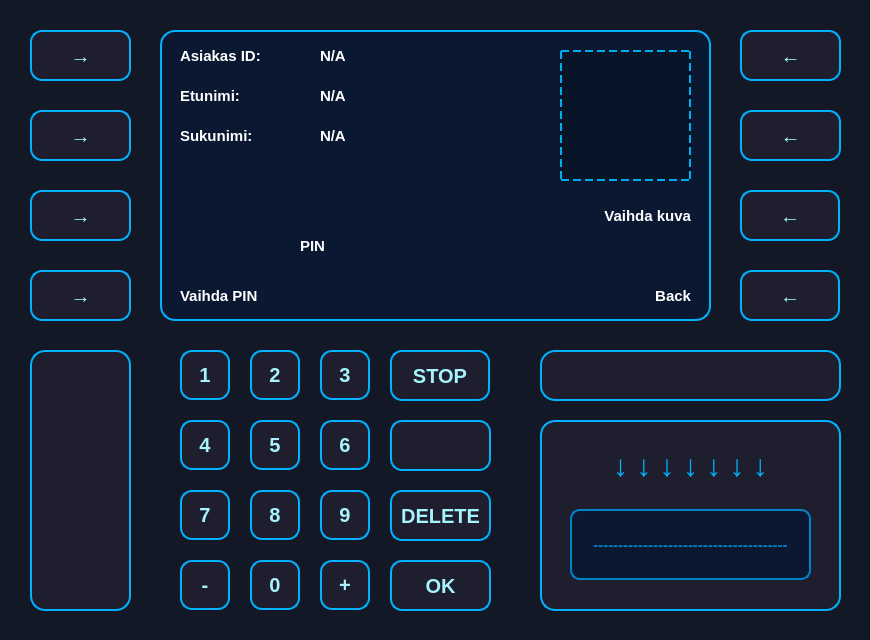
<?xml version="1.0" encoding="UTF-8"?>
<ui version="4.0">
 <class>CustomerData</class>
 <widget class="QDialog" name="CustomerData">
  <property name="geometry">
   <rect>
    <x>0</x>
    <y>0</y>
    <width>870</width>
    <height>640</height>
   </rect>
  </property>
  <property name="windowTitle">
   <string>Dialog</string>
  </property>
  <property name="styleSheet">
   <string notr="true">QDialog, QWidget {
    background-color: #121826;
}</string>
  </property>
  <widget class="QLabel" name="labelData">
   <property name="geometry">
    <rect>
     <x>180</x>
     <y>30</y>
     <width>131</width>
     <height>51</height>
    </rect>
   </property>
   <property name="styleSheet">
    <string notr="true">font-size: 15px;
color: white;
font-weight: bold;
background-color: transparent;
text-transform: uppercase;</string>
   </property>
   <property name="text">
    <string>Asiakas ID:</string>
   </property>
   <property name="alignment">
    <set>Qt::AlignmentFlag::AlignLeading|Qt::AlignmentFlag::AlignLeft|Qt::AlignmentFlag::AlignVCenter</set>
   </property>
  </widget>
  <widget class="QLabel" name="labelData_2">
   <property name="geometry">
    <rect>
     <x>180</x>
     <y>110</y>
     <width>131</width>
     <height>51</height>
    </rect>
   </property>
   <property name="styleSheet">
    <string notr="true">font-size: 15px;
color: white;
font-weight: bold;
background-color: transparent;
text-transform: uppercase;</string>
   </property>
   <property name="text">
    <string>Sukunimi:</string>
   </property>
   <property name="alignment">
    <set>Qt::AlignmentFlag::AlignLeading|Qt::AlignmentFlag::AlignLeft|Qt::AlignmentFlag::AlignVCenter</set>
   </property>
  </widget>
  <widget class="QLabel" name="labelData_3">
   <property name="geometry">
    <rect>
     <x>180</x>
     <y>70</y>
     <width>131</width>
     <height>51</height>
    </rect>
   </property>
   <property name="styleSheet">
    <string notr="true">font-size: 15px;
color: white;
font-weight: bold;
background-color: transparent;
text-transform: uppercase;</string>
   </property>
   <property name="text">
    <string>Etunimi:</string>
   </property>
   <property name="alignment">
    <set>Qt::AlignmentFlag::AlignLeading|Qt::AlignmentFlag::AlignLeft|Qt::AlignmentFlag::AlignVCenter</set>
   </property>
  </widget>
  <widget class="QLabel" name="labelID">
   <property name="geometry">
    <rect>
     <x>320</x>
     <y>40</y>
     <width>161</width>
     <height>31</height>
    </rect>
   </property>
   <property name="styleSheet">
    <string notr="true">font-size: 15px;
color: white;
font-weight: bold;
background-color: transparent;
text-transform: uppercase;</string>
   </property>
   <property name="text">
    <string>N/A</string>
   </property>
  </widget>
  <widget class="QLabel" name="labelFname">
   <property name="geometry">
    <rect>
     <x>320</x>
     <y>80</y>
     <width>161</width>
     <height>31</height>
    </rect>
   </property>
   <property name="styleSheet">
    <string notr="true">font-size: 15px;
color: white;
font-weight: bold;
background-color: transparent;
text-transform: uppercase;</string>
   </property>
   <property name="text">
    <string>N/A</string>
   </property>
  </widget>
  <widget class="QLabel" name="labelLname">
   <property name="geometry">
    <rect>
     <x>320</x>
     <y>120</y>
     <width>161</width>
     <height>31</height>
    </rect>
   </property>
   <property name="styleSheet">
    <string notr="true">font-size: 15px;
color: white;
font-weight: bold;
background-color: transparent;
text-transform: uppercase;</string>
   </property>
   <property name="text">
    <string>N/A</string>
   </property>
  </widget>
  <widget class="QPushButton" name="btnBack">
   <property name="geometry">
    <rect>
     <x>740</x>
     <y>270</y>
     <width>100</width>
     <height>51</height>
    </rect>
   </property>
   <property name="styleSheet">
    <string notr="true">QPushButton {
    background-color: #1E1E2E;
    color: #A5F3FC;
    font-size: 20px;
    font-weight: bold;
    border: 2px solid #00B2FF;
    border-radius: 12px;
    padding: 10px;
    box-shadow: 0px 4px 10px rgba(0, 178, 255, 0.3);
    transition: all 0.2s ease-in-out;
}

QPushButton:hover {
    background-color: #00B2FF;
    color: #1E1E2E;
    border: 2px solid #A5F3FC;
    box-shadow: 0px 4px 15px rgba(165, 243, 252, 0.6);
    transform: scale(1.05);
}

QPushButton:pressed {
    background-color: #0084C9;
    color: #FFFFFF;
    box-shadow: inset 0px 4px 8px rgba(0, 0, 0, 0.5);
    transform: scale(0.95);
}
</string>
   </property>
   <property name="text">
    <string>←</string>
   </property>
  </widget>
  <widget class="QLabel" name="lblThumbnail">
   <property name="geometry">
    <rect>
     <x>560</x>
     <y>50</y>
     <width>131</width>
     <height>131</height>
    </rect>
   </property>
   <property name="styleSheet">
    <string notr="true">QLabel#lblThumbnail {
    border: 2px dashed #00AEEF;
    background-color: rgba(0, 0, 0, 50);
    color: #00AEEF;
    font: bold 16px Arial;
    qproperty-alignment: AlignCenter;
    background: qradialgradient(
        cx:0.5, cy:0.3, radius: 0.2, 
        stop:0 #00AEEF, stop:1 transparent
    ),
    qradialgradient(
        cx:0.5, cy:0.7, radius: 0.4, 
        stop:0 #00AEEF, stop:1 transparent
    );
}
</string>
   </property>
   <property name="text">
    <string/>
   </property>
  </widget>
  <widget class="QPushButton" name="btnUploadThumbnail">
   <property name="geometry">
    <rect>
     <x>740</x>
     <y>190</y>
     <width>100</width>
     <height>51</height>
    </rect>
   </property>
   <property name="styleSheet">
    <string notr="true">QPushButton {
    background-color: #1E1E2E;
    color: #A5F3FC;
    font-size: 20px;
    font-weight: bold;
    border: 2px solid #00B2FF;
    border-radius: 12px;
    padding: 10px;
    box-shadow: 0px 4px 10px rgba(0, 178, 255, 0.3);
    transition: all 0.2s ease-in-out;
}

QPushButton:hover {
    background-color: #00B2FF;
    color: #1E1E2E;
    border: 2px solid #A5F3FC;
    box-shadow: 0px 4px 15px rgba(165, 243, 252, 0.6);
    transform: scale(1.05);
}

QPushButton:pressed {
    background-color: #0084C9;
    color: #FFFFFF;
    box-shadow: inset 0px 4px 8px rgba(0, 0, 0, 0.5);
    transform: scale(0.95);
}
</string>
   </property>
   <property name="text">
    <string>←</string>
   </property>
  </widget>
  <widget class="QPushButton" name="btnOK">
   <property name="geometry">
    <rect>
     <x>390</x>
     <y>560</y>
     <width>101</width>
     <height>51</height>
    </rect>
   </property>
   <property name="layoutDirection">
    <enum>Qt::LayoutDirection::LeftToRight</enum>
   </property>
   <property name="styleSheet">
    <string notr="true">QPushButton {
    background-color: #1E1E2E;
    color: #A5F3FC;
    font-size: 20px;
    font-weight: bold;
    border: 2px solid #00B2FF;
    border-radius: 12px;
    padding: 10px;
    box-shadow: 0px 4px 10px rgba(0, 178, 255, 0.3);
    transition: all 0.2s ease-in-out;
}

QPushButton:hover {
    background-color: #00B2FF;
    color: #1E1E2E;
    border: 2px solid #A5F3FC;
    box-shadow: 0px 4px 15px rgba(165, 243, 252, 0.6);
    transform: scale(1.05);
}

QPushButton:pressed {
    background-color: #0084C9;
    color: #FFFFFF;
    box-shadow: inset 0px 4px 8px rgba(0, 0, 0, 0.5);
    transform: scale(0.95);
}
</string>
   </property>
   <property name="text">
    <string>OK</string>
   </property>
  </widget>
  <widget class="QPushButton" name="btn_4">
   <property name="geometry">
    <rect>
     <x>180</x>
     <y>420</y>
     <width>50</width>
     <height>50</height>
    </rect>
   </property>
   <property name="font">
    <font>
     <pointsize>-1</pointsize>
     <bold>true</bold>
     <kerning>true</kerning>
    </font>
   </property>
   <property name="styleSheet">
    <string notr="true">QPushButton {
    background-color: #1E1E2E;
    color: #A5F3FC;
    font-size: 20px;
    font-weight: bold;
    border: 2px solid #00B2FF;
    border-radius: 12px;
    padding: 10px;
    box-shadow: 0px 4px 10px rgba(0, 178, 255, 0.3);
    transition: all 0.2s ease-in-out;
}

QPushButton:hover {
    background-color: #00B2FF;
    color: #1E1E2E;
    border: 2px solid #A5F3FC;
    box-shadow: 0px 4px 15px rgba(165, 243, 252, 0.6);
    transform: scale(1.05);
}

QPushButton:pressed {
    background-color: #0084C9;
    color: #FFFFFF;
    box-shadow: inset 0px 4px 8px rgba(0, 0, 0, 0.5);
    transform: scale(0.95);
}
</string>
   </property>
   <property name="text">
    <string>4</string>
   </property>
  </widget>
  <widget class="QListWidget" name="listWidget">
   <property name="geometry">
    <rect>
     <x>160</x>
     <y>30</y>
     <width>551</width>
     <height>291</height>
    </rect>
   </property>
   <property name="styleSheet">
    <string notr="true">QListWidget {
    background-color: #0A1931;
    border: 2px solid #00B2FF;
    border-radius: 15px;
    padding: 10px;
    color: #A5F3FC;
    font-size: 18px;
    font-weight: bold;
}
</string>
   </property>
  </widget>
  <widget class="QLabel" name="cardSlot">
   <property name="geometry">
    <rect>
     <x>540</x>
     <y>420</y>
     <width>301</width>
     <height>191</height>
    </rect>
   </property>
   <property name="styleSheet">
    <string notr="true">QLabel#cardSlot {
    background-color: #1E1E2E;
    border: 2px solid #00B2FF;
    border-radius: 15px;
    min-width: 160px;
    min-height: 60px;
    text-align: center;
    color: #A5F3FC;
    font-size: 16px;
    font-weight: bold;
    box-shadow: inset 0px 5px 10px rgba(0, 0, 0, 0.6);
}
</string>
   </property>
   <property name="text">
    <string/>
   </property>
  </widget>
  <widget class="QPushButton" name="btn_7">
   <property name="geometry">
    <rect>
     <x>180</x>
     <y>490</y>
     <width>50</width>
     <height>50</height>
    </rect>
   </property>
   <property name="font">
    <font>
     <pointsize>-1</pointsize>
     <bold>true</bold>
     <kerning>true</kerning>
    </font>
   </property>
   <property name="styleSheet">
    <string notr="true">QPushButton {
    background-color: #1E1E2E;
    color: #A5F3FC;
    font-size: 20px;
    font-weight: bold;
    border: 2px solid #00B2FF;
    border-radius: 12px;
    padding: 10px;
    box-shadow: 0px 4px 10px rgba(0, 178, 255, 0.3);
    transition: all 0.2s ease-in-out;
}

QPushButton:hover {
    background-color: #00B2FF;
    color: #1E1E2E;
    border: 2px solid #A5F3FC;
    box-shadow: 0px 4px 15px rgba(165, 243, 252, 0.6);
    transform: scale(1.05);
}

QPushButton:pressed {
    background-color: #0084C9;
    color: #FFFFFF;
    box-shadow: inset 0px 4px 8px rgba(0, 0, 0, 0.5);
    transform: scale(0.95);
}
</string>
   </property>
   <property name="text">
    <string>7</string>
   </property>
  </widget>
  <widget class="QPushButton" name="btn_10">
   <property name="geometry">
    <rect>
     <x>320</x>
     <y>560</y>
     <width>50</width>
     <height>50</height>
    </rect>
   </property>
   <property name="font">
    <font>
     <pointsize>-1</pointsize>
     <bold>true</bold>
     <kerning>true</kerning>
    </font>
   </property>
   <property name="styleSheet">
    <string notr="true">QPushButton {
    background-color: #1E1E2E;
    color: #A5F3FC;
    font-size: 20px;
    font-weight: bold;
    border: 2px solid #00B2FF;
    border-radius: 12px;
    padding: 10px;
    box-shadow: 0px 4px 10px rgba(0, 178, 255, 0.3);
    transition: all 0.2s ease-in-out;
}

QPushButton:hover {
    background-color: #00B2FF;
    color: #1E1E2E;
    border: 2px solid #A5F3FC;
    box-shadow: 0px 4px 15px rgba(165, 243, 252, 0.6);
    transform: scale(1.05);
}

QPushButton:pressed {
    background-color: #0084C9;
    color: #FFFFFF;
    box-shadow: inset 0px 4px 8px rgba(0, 0, 0, 0.5);
    transform: scale(0.95);
}
</string>
   </property>
   <property name="text">
    <string>+</string>
   </property>
  </widget>
  <widget class="QPushButton" name="btnEmpty_3">
   <property name="geometry">
    <rect>
     <x>740</x>
     <y>30</y>
     <width>101</width>
     <height>51</height>
    </rect>
   </property>
   <property name="layoutDirection">
    <enum>Qt::LayoutDirection::LeftToRight</enum>
   </property>
   <property name="autoFillBackground">
    <bool>false</bool>
   </property>
   <property name="styleSheet">
    <string notr="true">QPushButton {
    background-color: #1E1E2E;
    color: #A5F3FC;
    font-size: 20px;
    font-weight: bold;
    border: 2px solid #00B2FF;
    border-radius: 12px;
    padding: 10px;
    box-shadow: 0px 4px 10px rgba(0, 178, 255, 0.3);
    transition: all 0.2s ease-in-out;
}

QPushButton:hover {
    background-color: #00B2FF;
    color: #1E1E2E;
    border: 2px solid #A5F3FC;
    box-shadow: 0px 4px 15px rgba(165, 243, 252, 0.6);
    transform: scale(1.05);
}

QPushButton:pressed {
    background-color: #0084C9;
    color: #FFFFFF;
    box-shadow: inset 0px 4px 8px rgba(0, 0, 0, 0.5);
    transform: scale(0.95);
}
</string>
   </property>
   <property name="text">
    <string>←</string>
   </property>
  </widget>
  <widget class="QPushButton" name="btnPIN">
   <property name="geometry">
    <rect>
     <x>30</x>
     <y>270</y>
     <width>101</width>
     <height>51</height>
    </rect>
   </property>
   <property name="layoutDirection">
    <enum>Qt::LayoutDirection::LeftToRight</enum>
   </property>
   <property name="autoFillBackground">
    <bool>false</bool>
   </property>
   <property name="styleSheet">
    <string notr="true">QPushButton {
    background-color: #1E1E2E;
    color: #A5F3FC;
    font-size: 20px;
    font-weight: bold;
    border: 2px solid #00B2FF;
    border-radius: 12px;
    padding: 10px;
    box-shadow: 0px 4px 10px rgba(0, 178, 255, 0.3);
    transition: all 0.2s ease-in-out;
}

QPushButton:hover {
    background-color: #00B2FF;
    color: #1E1E2E;
    border: 2px solid #A5F3FC;
    box-shadow: 0px 4px 15px rgba(165, 243, 252, 0.6);
    transform: scale(1.05);
}

QPushButton:pressed {
    background-color: #0084C9;
    color: #FFFFFF;
    box-shadow: inset 0px 4px 8px rgba(0, 0, 0, 0.5);
    transform: scale(0.95);
}
</string>
   </property>
   <property name="text">
    <string>→</string>
   </property>
  </widget>
  <widget class="QPushButton" name="btnEmpty_5">
   <property name="geometry">
    <rect>
     <x>30</x>
     <y>110</y>
     <width>101</width>
     <height>51</height>
    </rect>
   </property>
   <property name="layoutDirection">
    <enum>Qt::LayoutDirection::LeftToRight</enum>
   </property>
   <property name="autoFillBackground">
    <bool>false</bool>
   </property>
   <property name="styleSheet">
    <string notr="true">QPushButton {
    background-color: #1E1E2E;
    color: #A5F3FC;
    font-size: 20px;
    font-weight: bold;
    border: 2px solid #00B2FF;
    border-radius: 12px;
    padding: 10px;
    box-shadow: 0px 4px 10px rgba(0, 178, 255, 0.3);
    transition: all 0.2s ease-in-out;
}

QPushButton:hover {
    background-color: #00B2FF;
    color: #1E1E2E;
    border: 2px solid #A5F3FC;
    box-shadow: 0px 4px 15px rgba(165, 243, 252, 0.6);
    transform: scale(1.05);
}

QPushButton:pressed {
    background-color: #0084C9;
    color: #FFFFFF;
    box-shadow: inset 0px 4px 8px rgba(0, 0, 0, 0.5);
    transform: scale(0.95);
}
</string>
   </property>
   <property name="text">
    <string>→</string>
   </property>
  </widget>
  <widget class="QPushButton" name="btn_1">
   <property name="geometry">
    <rect>
     <x>180</x>
     <y>350</y>
     <width>50</width>
     <height>50</height>
    </rect>
   </property>
   <property name="font">
    <font>
     <pointsize>-1</pointsize>
     <bold>true</bold>
     <kerning>true</kerning>
    </font>
   </property>
   <property name="styleSheet">
    <string notr="true">QPushButton {
    background-color: #1E1E2E;
    color: #A5F3FC;
    font-size: 20px;
    font-weight: bold;
    border: 2px solid #00B2FF;
    border-radius: 12px;
    padding: 10px;
    box-shadow: 0px 4px 10px rgba(0, 178, 255, 0.3);
    transition: all 0.2s ease-in-out;
}

QPushButton:hover {
    background-color: #00B2FF;
    color: #1E1E2E;
    border: 2px solid #A5F3FC;
    box-shadow: 0px 4px 15px rgba(165, 243, 252, 0.6);
    transform: scale(1.05);
}

QPushButton:pressed {
    background-color: #0084C9;
    color: #FFFFFF;
    box-shadow: inset 0px 4px 8px rgba(0, 0, 0, 0.5);
    transform: scale(0.95);
}
</string>
   </property>
   <property name="text">
    <string>1</string>
   </property>
  </widget>
  <widget class="QPushButton" name="btnEmpty_4">
   <property name="geometry">
    <rect>
     <x>30</x>
     <y>30</y>
     <width>101</width>
     <height>51</height>
    </rect>
   </property>
   <property name="layoutDirection">
    <enum>Qt::LayoutDirection::LeftToRight</enum>
   </property>
   <property name="autoFillBackground">
    <bool>false</bool>
   </property>
   <property name="styleSheet">
    <string notr="true">QPushButton {
    background-color: #1E1E2E;
    color: #A5F3FC;
    font-size: 20px;
    font-weight: bold;
    border: 2px solid #00B2FF;
    border-radius: 12px;
    padding: 10px;
    box-shadow: 0px 4px 10px rgba(0, 178, 255, 0.3);
    transition: all 0.2s ease-in-out;
}

QPushButton:hover {
    background-color: #00B2FF;
    color: #1E1E2E;
    border: 2px solid #A5F3FC;
    box-shadow: 0px 4px 15px rgba(165, 243, 252, 0.6);
    transform: scale(1.05);
}

QPushButton:pressed {
    background-color: #0084C9;
    color: #FFFFFF;
    box-shadow: inset 0px 4px 8px rgba(0, 0, 0, 0.5);
    transform: scale(0.95);
}
</string>
   </property>
   <property name="text">
    <string>→</string>
   </property>
  </widget>
  <widget class="QPushButton" name="btn_15">
   <property name="geometry">
    <rect>
     <x>390</x>
     <y>420</y>
     <width>101</width>
     <height>51</height>
    </rect>
   </property>
   <property name="font">
    <font>
     <pointsize>-1</pointsize>
     <bold>true</bold>
     <kerning>true</kerning>
    </font>
   </property>
   <property name="styleSheet">
    <string notr="true">QPushButton {
    background-color: #1E1E2E;
    color: #A5F3FC;
    font-size: 20px;
    font-weight: bold;
    border: 2px solid #00B2FF;
    border-radius: 12px;
    padding: 10px;
    box-shadow: 0px 4px 10px rgba(0, 178, 255, 0.3);
    transition: all 0.2s ease-in-out;
}

QPushButton:hover {
    background-color: #00B2FF;
    color: #1E1E2E;
    border: 2px solid #A5F3FC;
    box-shadow: 0px 4px 15px rgba(165, 243, 252, 0.6);
    transform: scale(1.05);
}

QPushButton:pressed {
    background-color: #0084C9;
    color: #FFFFFF;
    box-shadow: inset 0px 4px 8px rgba(0, 0, 0, 0.5);
    transform: scale(0.95);
}
</string>
   </property>
   <property name="text">
    <string/>
   </property>
  </widget>
  <widget class="QPushButton" name="btnEmpty_2">
   <property name="geometry">
    <rect>
     <x>740</x>
     <y>110</y>
     <width>101</width>
     <height>51</height>
    </rect>
   </property>
   <property name="layoutDirection">
    <enum>Qt::LayoutDirection::LeftToRight</enum>
   </property>
   <property name="autoFillBackground">
    <bool>false</bool>
   </property>
   <property name="styleSheet">
    <string notr="true">QPushButton {
    background-color: #1E1E2E;
    color: #A5F3FC;
    font-size: 20px;
    font-weight: bold;
    border: 2px solid #00B2FF;
    border-radius: 12px;
    padding: 10px;
    box-shadow: 0px 4px 10px rgba(0, 178, 255, 0.3);
    transition: all 0.2s ease-in-out;
}

QPushButton:hover {
    background-color: #00B2FF;
    color: #1E1E2E;
    border: 2px solid #A5F3FC;
    box-shadow: 0px 4px 15px rgba(165, 243, 252, 0.6);
    transform: scale(1.05);
}

QPushButton:pressed {
    background-color: #0084C9;
    color: #FFFFFF;
    box-shadow: inset 0px 4px 8px rgba(0, 0, 0, 0.5);
    transform: scale(0.95);
}
</string>
   </property>
   <property name="text">
    <string>←</string>
   </property>
  </widget>
  <widget class="QLabel" name="cardSlot_2">
   <property name="geometry">
    <rect>
     <x>540</x>
     <y>350</y>
     <width>301</width>
     <height>51</height>
    </rect>
   </property>
   <property name="styleSheet">
    <string notr="true">QLabel#cardSlot_2 {
    background-color: #1E1E2E;
    border: 2px solid #00B2FF;
    border-radius: 15px;
    text-align: center;
    color: #A5F3FC;
    font-size: 16px;
    font-weight: bold;
    box-shadow: inset 0px 5px 10px rgba(0, 0, 0, 0.6);
}
</string>
   </property>
   <property name="text">
    <string/>
   </property>
  </widget>
  <widget class="QPushButton" name="btn_9">
   <property name="geometry">
    <rect>
     <x>320</x>
     <y>490</y>
     <width>50</width>
     <height>50</height>
    </rect>
   </property>
   <property name="font">
    <font>
     <pointsize>-1</pointsize>
     <bold>true</bold>
     <kerning>true</kerning>
    </font>
   </property>
   <property name="styleSheet">
    <string notr="true">QPushButton {
    background-color: #1E1E2E;
    color: #A5F3FC;
    font-size: 20px;
    font-weight: bold;
    border: 2px solid #00B2FF;
    border-radius: 12px;
    padding: 10px;
    box-shadow: 0px 4px 10px rgba(0, 178, 255, 0.3);
    transition: all 0.2s ease-in-out;
}

QPushButton:hover {
    background-color: #00B2FF;
    color: #1E1E2E;
    border: 2px solid #A5F3FC;
    box-shadow: 0px 4px 15px rgba(165, 243, 252, 0.6);
    transform: scale(1.05);
}

QPushButton:pressed {
    background-color: #0084C9;
    color: #FFFFFF;
    box-shadow: inset 0px 4px 8px rgba(0, 0, 0, 0.5);
    transform: scale(0.95);
}
</string>
   </property>
   <property name="text">
    <string>9</string>
   </property>
  </widget>
  <widget class="QPushButton" name="btn_11">
   <property name="geometry">
    <rect>
     <x>180</x>
     <y>560</y>
     <width>50</width>
     <height>50</height>
    </rect>
   </property>
   <property name="font">
    <font>
     <pointsize>-1</pointsize>
     <bold>true</bold>
     <kerning>true</kerning>
    </font>
   </property>
   <property name="styleSheet">
    <string notr="true">QPushButton {
    background-color: #1E1E2E;
    color: #A5F3FC;
    font-size: 20px;
    font-weight: bold;
    border: 2px solid #00B2FF;
    border-radius: 12px;
    padding: 10px;
    box-shadow: 0px 4px 10px rgba(0, 178, 255, 0.3);
    transition: all 0.2s ease-in-out;
}

QPushButton:hover {
    background-color: #00B2FF;
    color: #1E1E2E;
    border: 2px solid #A5F3FC;
    box-shadow: 0px 4px 15px rgba(165, 243, 252, 0.6);
    transform: scale(1.05);
}

QPushButton:pressed {
    background-color: #0084C9;
    color: #FFFFFF;
    box-shadow: inset 0px 4px 8px rgba(0, 0, 0, 0.5);
    transform: scale(0.95);
}
</string>
   </property>
   <property name="text">
    <string>-</string>
   </property>
  </widget>
  <widget class="QPushButton" name="btn_2">
   <property name="geometry">
    <rect>
     <x>250</x>
     <y>350</y>
     <width>50</width>
     <height>50</height>
    </rect>
   </property>
   <property name="font">
    <font>
     <pointsize>-1</pointsize>
     <bold>true</bold>
     <kerning>true</kerning>
    </font>
   </property>
   <property name="styleSheet">
    <string notr="true">QPushButton {
    background-color: #1E1E2E;
    color: #A5F3FC;
    font-size: 20px;
    font-weight: bold;
    border: 2px solid #00B2FF;
    border-radius: 12px;
    padding: 10px;
    box-shadow: 0px 4px 10px rgba(0, 178, 255, 0.3);
    transition: all 0.2s ease-in-out;
}

QPushButton:hover {
    background-color: #00B2FF;
    color: #1E1E2E;
    border: 2px solid #A5F3FC;
    box-shadow: 0px 4px 15px rgba(165, 243, 252, 0.6);
    transform: scale(1.05);
}

QPushButton:pressed {
    background-color: #0084C9;
    color: #FFFFFF;
    box-shadow: inset 0px 4px 8px rgba(0, 0, 0, 0.5);
    transform: scale(0.95);
}
</string>
   </property>
   <property name="text">
    <string>2</string>
   </property>
  </widget>
  <widget class="QPushButton" name="btn_0">
   <property name="geometry">
    <rect>
     <x>250</x>
     <y>560</y>
     <width>50</width>
     <height>50</height>
    </rect>
   </property>
   <property name="font">
    <font>
     <pointsize>-1</pointsize>
     <bold>true</bold>
     <kerning>true</kerning>
    </font>
   </property>
   <property name="styleSheet">
    <string notr="true">QPushButton {
    background-color: #1E1E2E;
    color: #A5F3FC;
    font-size: 20px;
    font-weight: bold;
    border: 2px solid #00B2FF;
    border-radius: 12px;
    padding: 10px;
    box-shadow: 0px 4px 10px rgba(0, 178, 255, 0.3);
    transition: all 0.2s ease-in-out;
}

QPushButton:hover {
    background-color: #00B2FF;
    color: #1E1E2E;
    border: 2px solid #A5F3FC;
    box-shadow: 0px 4px 15px rgba(165, 243, 252, 0.6);
    transform: scale(1.05);
}

QPushButton:pressed {
    background-color: #0084C9;
    color: #FFFFFF;
    box-shadow: inset 0px 4px 8px rgba(0, 0, 0, 0.5);
    transform: scale(0.95);
}
</string>
   </property>
   <property name="text">
    <string>0</string>
   </property>
  </widget>
  <widget class="QPushButton" name="btnBack_2">
   <property name="geometry">
    <rect>
     <x>390</x>
     <y>350</y>
     <width>100</width>
     <height>51</height>
    </rect>
   </property>
   <property name="styleSheet">
    <string notr="true">QPushButton {
    background-color: #1E1E2E;
    color: #A5F3FC;
    font-size: 20px;
    font-weight: bold;
    border: 2px solid #00B2FF;
    border-radius: 12px;
    padding: 10px;
    box-shadow: 0px 4px 10px rgba(0, 178, 255, 0.3);
    transition: all 0.2s ease-in-out;
}

QPushButton:hover {
    background-color: #00B2FF;
    color: #1E1E2E;
    border: 2px solid #A5F3FC;
    box-shadow: 0px 4px 15px rgba(165, 243, 252, 0.6);
    transform: scale(1.05);
}

QPushButton:pressed {
    background-color: #0084C9;
    color: #FFFFFF;
    box-shadow: inset 0px 4px 8px rgba(0, 0, 0, 0.5);
    transform: scale(0.95);
}
</string>
   </property>
   <property name="text">
    <string>STOP</string>
   </property>
  </widget>
  <widget class="QPushButton" name="btnEmpty_6">
   <property name="geometry">
    <rect>
     <x>30</x>
     <y>190</y>
     <width>101</width>
     <height>51</height>
    </rect>
   </property>
   <property name="layoutDirection">
    <enum>Qt::LayoutDirection::LeftToRight</enum>
   </property>
   <property name="autoFillBackground">
    <bool>false</bool>
   </property>
   <property name="styleSheet">
    <string notr="true">QPushButton {
    background-color: #1E1E2E;
    color: #A5F3FC;
    font-size: 20px;
    font-weight: bold;
    border: 2px solid #00B2FF;
    border-radius: 12px;
    padding: 10px;
    box-shadow: 0px 4px 10px rgba(0, 178, 255, 0.3);
    transition: all 0.2s ease-in-out;
}

QPushButton:hover {
    background-color: #00B2FF;
    color: #1E1E2E;
    border: 2px solid #A5F3FC;
    box-shadow: 0px 4px 15px rgba(165, 243, 252, 0.6);
    transform: scale(1.05);
}

QPushButton:pressed {
    background-color: #0084C9;
    color: #FFFFFF;
    box-shadow: inset 0px 4px 8px rgba(0, 0, 0, 0.5);
    transform: scale(0.95);
}
</string>
   </property>
   <property name="text">
    <string>→</string>
   </property>
  </widget>
  <widget class="QLabel" name="cardArrow">
   <property name="geometry">
    <rect>
     <x>570</x>
     <y>430</y>
     <width>241</width>
     <height>71</height>
    </rect>
   </property>
   <property name="styleSheet">
    <string notr="true">QLabel#cardArrow {
    font-size: 30px;
    color: #00B2FF;
    font-weight: bold;
    text-align: center;
    min-width: 30px;
    min-height: 30px;
	background-color: transparent;
}
</string>
   </property>
   <property name="text">
    <string>↓ ↓ ↓ ↓ ↓ ↓ ↓</string>
   </property>
   <property name="alignment">
    <set>Qt::AlignmentFlag::AlignCenter</set>
   </property>
  </widget>
  <widget class="QPushButton" name="btn_8">
   <property name="geometry">
    <rect>
     <x>250</x>
     <y>490</y>
     <width>50</width>
     <height>50</height>
    </rect>
   </property>
   <property name="font">
    <font>
     <pointsize>-1</pointsize>
     <bold>true</bold>
     <kerning>true</kerning>
    </font>
   </property>
   <property name="styleSheet">
    <string notr="true">QPushButton {
    background-color: #1E1E2E;
    color: #A5F3FC;
    font-size: 20px;
    font-weight: bold;
    border: 2px solid #00B2FF;
    border-radius: 12px;
    padding: 10px;
    box-shadow: 0px 4px 10px rgba(0, 178, 255, 0.3);
    transition: all 0.2s ease-in-out;
}

QPushButton:hover {
    background-color: #00B2FF;
    color: #1E1E2E;
    border: 2px solid #A5F3FC;
    box-shadow: 0px 4px 15px rgba(165, 243, 252, 0.6);
    transform: scale(1.05);
}

QPushButton:pressed {
    background-color: #0084C9;
    color: #FFFFFF;
    box-shadow: inset 0px 4px 8px rgba(0, 0, 0, 0.5);
    transform: scale(0.95);
}
</string>
   </property>
   <property name="text">
    <string>8</string>
   </property>
  </widget>
  <widget class="QPushButton" name="btn_14">
   <property name="geometry">
    <rect>
     <x>390</x>
     <y>490</y>
     <width>101</width>
     <height>51</height>
    </rect>
   </property>
   <property name="font">
    <font>
     <pointsize>-1</pointsize>
     <bold>true</bold>
     <kerning>true</kerning>
    </font>
   </property>
   <property name="styleSheet">
    <string notr="true">QPushButton {
    background-color: #1E1E2E;
    color: #A5F3FC;
    font-size: 20px;
    font-weight: bold;
    border: 2px solid #00B2FF;
    border-radius: 12px;
    padding: 10px;
    box-shadow: 0px 4px 10px rgba(0, 178, 255, 0.3);
    transition: all 0.2s ease-in-out;
}

QPushButton:hover {
    background-color: #00B2FF;
    color: #1E1E2E;
    border: 2px solid #A5F3FC;
    box-shadow: 0px 4px 15px rgba(165, 243, 252, 0.6);
    transform: scale(1.05);
}

QPushButton:pressed {
    background-color: #0084C9;
    color: #FFFFFF;
    box-shadow: inset 0px 4px 8px rgba(0, 0, 0, 0.5);
    transform: scale(0.95);
}
</string>
   </property>
   <property name="text">
    <string>DELETE</string>
   </property>
  </widget>
  <widget class="QLabel" name="txtBack">
   <property name="geometry">
    <rect>
     <x>550</x>
     <y>270</y>
     <width>141</width>
     <height>51</height>
    </rect>
   </property>
   <property name="styleSheet">
    <string notr="true">font-size: 15px;
color: white;
font-weight: bold;
background-color: transparent;
text-transform: uppercase;</string>
   </property>
   <property name="text">
    <string>Back</string>
   </property>
   <property name="alignment">
    <set>Qt::AlignmentFlag::AlignRight|Qt::AlignmentFlag::AlignTrailing|Qt::AlignmentFlag::AlignVCenter</set>
   </property>
  </widget>
  <widget class="QPushButton" name="btn_5">
   <property name="geometry">
    <rect>
     <x>250</x>
     <y>420</y>
     <width>50</width>
     <height>50</height>
    </rect>
   </property>
   <property name="font">
    <font>
     <pointsize>-1</pointsize>
     <bold>true</bold>
     <kerning>true</kerning>
    </font>
   </property>
   <property name="styleSheet">
    <string notr="true">QPushButton {
    background-color: #1E1E2E;
    color: #A5F3FC;
    font-size: 20px;
    font-weight: bold;
    border: 2px solid #00B2FF;
    border-radius: 12px;
    padding: 10px;
    box-shadow: 0px 4px 10px rgba(0, 178, 255, 0.3);
    transition: all 0.2s ease-in-out;
}

QPushButton:hover {
    background-color: #00B2FF;
    color: #1E1E2E;
    border: 2px solid #A5F3FC;
    box-shadow: 0px 4px 15px rgba(165, 243, 252, 0.6);
    transform: scale(1.05);
}

QPushButton:pressed {
    background-color: #0084C9;
    color: #FFFFFF;
    box-shadow: inset 0px 4px 8px rgba(0, 0, 0, 0.5);
    transform: scale(0.95);
}
</string>
   </property>
   <property name="text">
    <string>5</string>
   </property>
  </widget>
  <widget class="QLabel" name="cardSlot_3">
   <property name="geometry">
    <rect>
     <x>30</x>
     <y>350</y>
     <width>101</width>
     <height>261</height>
    </rect>
   </property>
   <property name="styleSheet">
    <string notr="true">QLabel#cardSlot_3 {
    background-color: #1E1E2E;
    border: 2px solid #00B2FF;
    border-radius: 15px;
    text-align: center;
    color: #A5F3FC;
    font-size: 16px;
    font-weight: bold;
    box-shadow: inset 0px 5px 10px rgba(0, 0, 0, 0.6);
}
</string>
   </property>
   <property name="text">
    <string/>
   </property>
  </widget>
  <widget class="QPushButton" name="btn_6">
   <property name="geometry">
    <rect>
     <x>320</x>
     <y>420</y>
     <width>50</width>
     <height>50</height>
    </rect>
   </property>
   <property name="font">
    <font>
     <pointsize>-1</pointsize>
     <bold>true</bold>
     <kerning>true</kerning>
    </font>
   </property>
   <property name="styleSheet">
    <string notr="true">QPushButton {
    background-color: #1E1E2E;
    color: #A5F3FC;
    font-size: 20px;
    font-weight: bold;
    border: 2px solid #00B2FF;
    border-radius: 12px;
    padding: 10px;
    box-shadow: 0px 4px 10px rgba(0, 178, 255, 0.3);
    transition: all 0.2s ease-in-out;
}

QPushButton:hover {
    background-color: #00B2FF;
    color: #1E1E2E;
    border: 2px solid #A5F3FC;
    box-shadow: 0px 4px 15px rgba(165, 243, 252, 0.6);
    transform: scale(1.05);
}

QPushButton:pressed {
    background-color: #0084C9;
    color: #FFFFFF;
    box-shadow: inset 0px 4px 8px rgba(0, 0, 0, 0.5);
    transform: scale(0.95);
}
</string>
   </property>
   <property name="text">
    <string>6</string>
   </property>
  </widget>
  <widget class="QPushButton" name="btn_3">
   <property name="geometry">
    <rect>
     <x>320</x>
     <y>350</y>
     <width>50</width>
     <height>50</height>
    </rect>
   </property>
   <property name="font">
    <font>
     <pointsize>-1</pointsize>
     <bold>true</bold>
     <kerning>true</kerning>
    </font>
   </property>
   <property name="styleSheet">
    <string notr="true">QPushButton {
    background-color: #1E1E2E;
    color: #A5F3FC;
    font-size: 20px;
    font-weight: bold;
    border: 2px solid #00B2FF;
    border-radius: 12px;
    padding: 10px;
    box-shadow: 0px 4px 10px rgba(0, 178, 255, 0.3);
    transition: all 0.2s ease-in-out;
}

QPushButton:hover {
    background-color: #00B2FF;
    color: #1E1E2E;
    border: 2px solid #A5F3FC;
    box-shadow: 0px 4px 15px rgba(165, 243, 252, 0.6);
    transform: scale(1.05);
}

QPushButton:pressed {
    background-color: #0084C9;
    color: #FFFFFF;
    box-shadow: inset 0px 4px 8px rgba(0, 0, 0, 0.5);
    transform: scale(0.95);
}
</string>
   </property>
   <property name="text">
    <string>3</string>
   </property>
  </widget>
  <widget class="QLabel" name="cardSlotBorder">
   <property name="geometry">
    <rect>
     <x>570</x>
     <y>509</y>
     <width>241</width>
     <height>71</height>
    </rect>
   </property>
   <property name="styleSheet">
    <string notr="true">QLabel#cardSlotBorder {
	font-size: 15px;
	color: #0084C9;
	font-weight: bold;
    background-color: #0A1931;
    border: 2px solid #0084C9;
    border-radius: 10px;
    min-width: 140px;
    min-height: 20px;
}

</string>
   </property>
   <property name="text">
    <string>---------------------------------------</string>
   </property>
   <property name="alignment">
    <set>Qt::AlignmentFlag::AlignCenter</set>
   </property>
  </widget>
  <widget class="QLabel" name="txtPicture">
   <property name="geometry">
    <rect>
     <x>520</x>
     <y>200</y>
     <width>171</width>
     <height>31</height>
    </rect>
   </property>
   <property name="styleSheet">
    <string notr="true">font-size: 15px;
color: white;
font-weight: bold;
background-color: transparent;
text-transform: uppercase;</string>
   </property>
   <property name="text">
    <string>Vaihda kuva</string>
   </property>
   <property name="alignment">
    <set>Qt::AlignmentFlag::AlignRight|Qt::AlignmentFlag::AlignTrailing|Qt::AlignmentFlag::AlignVCenter</set>
   </property>
  </widget>
  <widget class="QLabel" name="txtPIN">
   <property name="geometry">
    <rect>
     <x>180</x>
     <y>270</y>
     <width>141</width>
     <height>51</height>
    </rect>
   </property>
   <property name="layoutDirection">
    <enum>Qt::LayoutDirection::LeftToRight</enum>
   </property>
   <property name="styleSheet">
    <string notr="true">font-size: 15px;
color: white;
font-weight: bold;
background-color: transparent;
text-transform: uppercase;</string>
   </property>
   <property name="text">
    <string>Vaihda PIN</string>
   </property>
   <property name="alignment">
    <set>Qt::AlignmentFlag::AlignLeading|Qt::AlignmentFlag::AlignLeft|Qt::AlignmentFlag::AlignVCenter</set>
   </property>
  </widget>
  <widget class="QLineEdit" name="txtChangePIN">
   <property name="geometry">
    <rect>
     <x>300</x>
     <y>280</y>
     <width>120</width>
     <height>30</height>
    </rect>
   </property>
   <property name="layoutDirection">
    <enum>Qt::LayoutDirection::LeftToRight</enum>
   </property>
   <property name="styleSheet">
    <string notr="true">font-size: 15px;
color: white;
font-weight: bold;
background-color: transparent;</string>
   </property>
  </widget>
  <widget class="QLabel" name="labelPinINFO">
   <property name="geometry">
    <rect>
     <x>300</x>
     <y>220</y>
     <width>251</width>
     <height>51</height>
    </rect>
   </property>
   <property name="styleSheet">
    <string notr="true">font-size: 15px;
color: white;
font-weight: bold;
background-color: transparent;
text-transform: uppercase;</string>
   </property>
   <property name="text">
    <string>PIN</string>
   </property>
   <property name="alignment">
    <set>Qt::AlignmentFlag::AlignLeading|Qt::AlignmentFlag::AlignLeft|Qt::AlignmentFlag::AlignVCenter</set>
   </property>
  </widget>
  <zorder>listWidget</zorder>
  <zorder>labelID</zorder>
  <zorder>labelFname</zorder>
  <zorder>labelLname</zorder>
  <zorder>btnBack</zorder>
  <zorder>lblThumbnail</zorder>
  <zorder>btnUploadThumbnail</zorder>
  <zorder>btnOK</zorder>
  <zorder>btn_4</zorder>
  <zorder>cardSlot</zorder>
  <zorder>btn_7</zorder>
  <zorder>btn_10</zorder>
  <zorder>btnEmpty_3</zorder>
  <zorder>btnPIN</zorder>
  <zorder>btnEmpty_5</zorder>
  <zorder>btn_1</zorder>
  <zorder>btnEmpty_4</zorder>
  <zorder>btn_15</zorder>
  <zorder>btnEmpty_2</zorder>
  <zorder>cardSlot_2</zorder>
  <zorder>btn_9</zorder>
  <zorder>btn_11</zorder>
  <zorder>btn_2</zorder>
  <zorder>btn_0</zorder>
  <zorder>btnBack_2</zorder>
  <zorder>btnEmpty_6</zorder>
  <zorder>cardArrow</zorder>
  <zorder>btn_8</zorder>
  <zorder>btn_14</zorder>
  <zorder>txtBack</zorder>
  <zorder>btn_5</zorder>
  <zorder>cardSlot_3</zorder>
  <zorder>btn_6</zorder>
  <zorder>btn_3</zorder>
  <zorder>cardSlotBorder</zorder>
  <zorder>txtPicture</zorder>
  <zorder>labelData</zorder>
  <zorder>labelData_3</zorder>
  <zorder>labelData_2</zorder>
  <zorder>txtPIN</zorder>
  <zorder>txtChangePIN</zorder>
  <zorder>labelPinINFO</zorder>
 </widget>
 <resources/>
 <connections/>
</ui>
